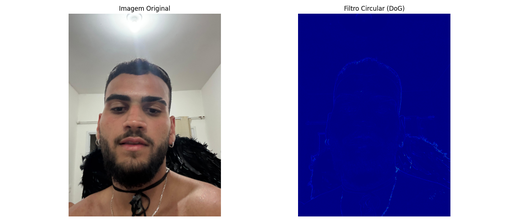
#> input picture resultados/anjo/heatmap_dog.png, 519 x 222 px, shrunk from 1400 x 600 before the run
$ python test_opencv.py resultados/anjo/heatmap_dog.png
#> lines starting #> are read from the running program, lines starting #| are printed output that depends on the picture
import cv2
import numpy as np
import matplotlib.pyplot as plt
import sys
import os
import shutil
from sklearn.cluster import KMeans

# ---------- Configurações ----------
N_CLUSTERS = 4  # Número de clusters para segmentação
JANELA = 3      # Tamanho da janela para extração de vetores
PASSO = 1       # Passo para varredura
ESCALAS = 3     # Quantidade de escalas
CORES_FIXAS = np.array([
    [255, 0, 0],     # Vermelho
    [200, 200, 200], # Cinza claro
    [0, 0, 255],     # Azul
    [255, 255, 0],   # Amarelo
    [0, 255, 255],   # Ciano
    [255, 0, 255],   # Magenta
    [128, 0, 128],   # Roxo
    [0, 128, 128],   # Verde-água
], dtype=np.uint8)

# ---------- Funções auxiliares ----------

def limpar_resultados():
    pasta_resultados = "resultados"
    if os.path.exists(pasta_resultados):
        shutil.rmtree(pasta_resultados)
        print(f"Pasta '{pasta_resultados}' limpa com sucesso.")
    else:
        print(f"Pasta '{pasta_resultados}' não existe.")
    sys.exit()

def aplicar_filtro(imagem, kernel):
    resposta = cv2.filter2D(imagem, -1, kernel)
    resposta_gray = cv2.cvtColor(resposta, cv2.COLOR_BGR2GRAY)
    resposta_norm = cv2.normalize(resposta_gray, None, 0, 255, cv2.NORM_MINMAX)
    return np.uint8(resposta_norm)

def aplicar_dog(imagem):
    imagem_gray = cv2.cvtColor(imagem, cv2.COLOR_BGR2GRAY)
    blur1 = cv2.GaussianBlur(imagem_gray, (9, 9), sigmaX=1)
    blur2 = cv2.GaussianBlur(imagem_gray, (9, 9), sigmaX=2)
    dog = cv2.subtract(blur1, blur2)
    dog_norm = cv2.normalize(dog, None, 0, 255, cv2.NORM_MINMAX)
    return np.uint8(dog_norm)

def gerar_cores(n_clusters):
    if n_clusters <= len(CORES_FIXAS):
        return CORES_FIXAS[:n_clusters]
    else:
        np.random.seed(10)  # Sempre gerar as mesmas cores extras
        cores_extras = np.random.randint(0, 255, size=(n_clusters - len(CORES_FIXAS), 3), dtype=np.uint8)
        return np.vstack((CORES_FIXAS, cores_extras))

def salvar_mapa_calor(imagem, caminho):
    heatmap = cv2.applyColorMap(imagem, cv2.COLORMAP_JET)
    cv2.imwrite(caminho, heatmap)

def criar_comparativo(imagens_rotuladas, saida):
    largura_img, altura_img = imagens_rotuladas[0][0].shape[1], imagens_rotuladas[0][0].shape[0]
    largura_total = largura_img * len(imagens_rotuladas)
    comparativo = np.ones((altura_img + 40, largura_total, 3), dtype=np.uint8) * 255

    x_offset = 0
    for img, label in imagens_rotuladas:
        comparativo[40:40+altura_img, x_offset:x_offset+largura_img] = img
        cv2.putText(comparativo, label, (x_offset + 10, 25), cv2.FONT_HERSHEY_SIMPLEX, 0.8, (0,0,0), 2)
        x_offset += largura_img

    cv2.imwrite(saida, comparativo)

# ---------- Execução principal ----------

# Verificar argumentos
if len(sys.argv) == 2 and sys.argv[1] == "clear":
    limpar_resultados()

if len(sys.argv) < 2:
    print("Uso: python3 script.py nome_da_imagem.jpg")
    print("Ou:   python3 script.py clear  (para limpar todos os resultados)")
    sys.exit()

# Preparação
caminho_imagem = sys.argv[1]
nome_arquivo = os.path.basename(caminho_imagem)
nome_base = os.path.splitext(nome_arquivo)[0]
pasta_resultados = os.path.join("resultados", nome_base)
os.makedirs(pasta_resultados, exist_ok=True)

imagem = cv2.imread(caminho_imagem)
#> imagem is the input picture: shape (222, 519, 3); mean B, G, R 184.7, 151.4, 154.5
if imagem is None:
    print(f"Erro ao carregar a imagem '{caminho_imagem}'")
    sys.exit()

# Definição dos kernels
filtros = {
    "Vertical": np.array([[-1, 0, 1], [-2, 0, 2], [-1, 0, 1]], dtype=np.float32),
    "Horizontal": np.array([[-1, -2, -1], [0, 0, 0], [1, 2, 1]], dtype=np.float32),
    "Laplaciano": np.array([[0, 1, 0], [1, -4, 1], [0, 1, 0]], dtype=np.float32),
    "45": np.array([[0, -1, -1], [1, 0, -1], [1, 1, 0]], dtype=np.float32),
    "135": np.array([[1, 1, 0], [-1, 0, 1], [-1, -1, 0]], dtype=np.float32),
}

# Processar escalas
respostas_por_escala = []
imagem_atual = imagem.copy()

for escala in range(ESCALAS):
    print(f"\nProcessando escala {escala}...")
    pasta_escala = os.path.join(pasta_resultados, f"escala_{escala}")
    os.makedirs(pasta_escala, exist_ok=True)

    if escala > 0:
        imagem_atual = cv2.pyrDown(cv2.GaussianBlur(imagem_atual, (5,5), sigmaX=1))

    respostas = []
    for nome, kernel in filtros.items():
        resposta = aplicar_filtro(imagem_atual, kernel)
        salvar_mapa_calor(resposta, os.path.join(pasta_escala, f"heatmap_{nome.lower()}.png"))
        respostas.append(resposta.astype(np.float32))

    dog = aplicar_dog(imagem_atual)
    salvar_mapa_calor(dog, os.path.join(pasta_escala, "heatmap_dog.png"))
    respostas.append(dog.astype(np.float32))

    respostas_por_escala.append((respostas.copy(), imagem_atual.copy()))
    print(f"Resultados da escala {escala} salvos em: {pasta_escala}")
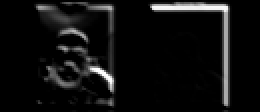
#> resposta: shape (56, 130) (shown 2 times larger); min 0, max 255, mean 15.7
#> after the loop, respostas_por_escala = 3 items

# Segmentação de textura
print("\nIniciando segmentação por textura...")
segmentacoes = []
cores = gerar_cores(N_CLUSTERS)

for escala, (respostas, imagem_base) in enumerate(respostas_por_escala):
    print(f"Segmentando escala {escala}...")

    altura, largura = respostas[0].shape
    vetores = []
    posicoes = []

    for y in range(0, altura - JANELA, PASSO):
        for x in range(0, largura - JANELA, PASSO):
            vetor = [np.mean(resp[y:y+JANELA, x:x+JANELA]) for resp in respostas]
            vetores.append(vetor)
            posicoes.append((x, y))

    vetores = np.array(vetores)
    kmeans = KMeans(n_clusters=N_CLUSTERS, random_state=10).fit(vetores)
    rotulos = kmeans.labels_

    imagem_segmentada = np.zeros((altura, largura, 3), dtype=np.uint8)
    for (x, y), r in zip(posicoes, rotulos):
        imagem_segmentada[y:y+JANELA, x:x+JANELA] = cores[r]

    caminho_saida = os.path.join(pasta_resultados, f"segmentacao_textura_escala_{escala}.png")
    cv2.imwrite(caminho_saida, imagem_segmentada)
    segmentacoes.append(imagem_segmentada)

    print(f"Segmentação da escala {escala} salva em: {caminho_saida}")
#> this loop made 3 passes
#> (altura, largura) on passes 1 to 3: (222, 519), (111, 260), (56, 130)
#> (printed output is left out)
#> pass 1, `cv2.imwrite(caminho_saida, imagem_segmentada)`:
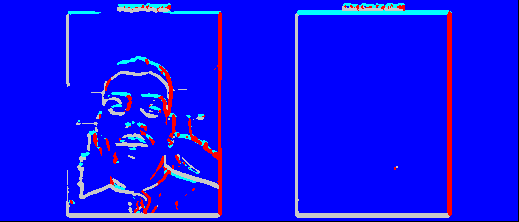
#> saved as segmentacao_textura_escala_0.png: shape (222, 519, 3); mean B, G, R 244, 12.6, 15
#> after the loop:
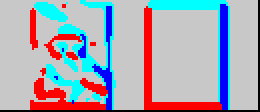
#> imagem_segmentada: shape (56, 130, 3) (shown 2 times larger); mean of channels 0, 1, 2 181.7, 168, 166.6; drawn as B, G, R
#> after the loop, segmentacoes = 3 items

# Heatmap combinado
print("\nGerando heatmap combinado (soma dos filtros) por escala...")

for escala, (respostas, _) in enumerate(respostas_por_escala):
    combinacao = np.sum(respostas, axis=0)  # somando as respostas dos filtros
    combinacao_norm = cv2.normalize(combinacao, None, 0, 255, cv2.NORM_MINMAX)
    caminho_heatmap_final = os.path.join(pasta_resultados, f"escala_{escala}", "heatmap_final.png")
    salvar_mapa_calor(np.uint8(combinacao_norm), caminho_heatmap_final)
    print(f"Heatmap final (soma) da escala {escala} salvo em: {caminho_heatmap_final}")
#> this loop made 3 passes
#| Heatmap final (soma) da escala 0 salvo em: resultados/heatmap_dog/escala_0/heatmap_final.png
#| Heatmap final (soma) da escala 1 salvo em: resultados/heatmap_dog/escala_1/heatmap_final.png
#| Heatmap final (soma) da escala 2 salvo em: resultados/heatmap_dog/escala_2/heatmap_final.png
#> pass 1, in salvar_mapa_calor (call 19), `heatmap = cv2.applyColorMap(imagem, cv2.COLORMAP_JET)`:
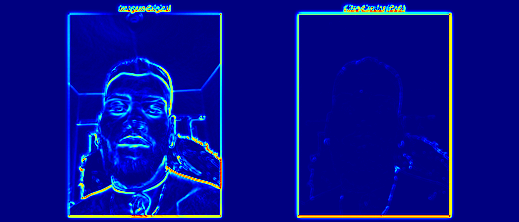
#> heatmap: shape (222, 519, 3); mean B, G, R 142.8, 13.4, 6.3
#> after the loop:
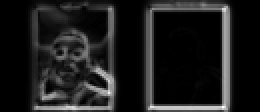
#> combinacao: shape (56, 130) float32 (shown 2 times larger); min 0, max 831, mean 95.1; drawn with min black and max white

# Imagens comparativas
print("\nGerando imagens comparativas...")

referencia_shape = respostas_por_escala[0][1].shape[:2][::-1]
#> referencia_shape = (519, 222)
img_original_resized = cv2.resize(imagem, referencia_shape)

# Comparativo heatmaps (SOMA dos filtros)
heatmaps_finais = [(img_original_resized, "Original")]
for escala in range(ESCALAS):
    heatmap_final = cv2.imread(os.path.join(pasta_resultados, f"escala_{escala}", "heatmap_final.png"))
    if heatmap_final is not None:
        heatmaps_finais.append((cv2.resize(heatmap_final, referencia_shape), f"Escala {escala}"))

criar_comparativo(heatmaps_finais, os.path.join(pasta_resultados, "comparativo_heatmaps.png"))
#> in criar_comparativo, `largura_total = largura_img * len(imagens_rotuladas)`: largura_total = 2076
#> in criar_comparativo, `comparativo = np.ones((altura_img + 40, largura_total, 3), dtype=np.ui..`: comparativo: shape (262, 2076, 3); every value is 255
#> the loop in criar_comparativo, `for img, label in imagens_rotuladas:` made 4 passes
#> (label, x_offset) on passes 1 to 4: ('Original', 519), ('Escala 0', 1038), ('Escala 1', 1557), ('Escala 2', 2076)
#> after the loop in criar_comparativo, `for img, label in imagens_rotuladas:`:
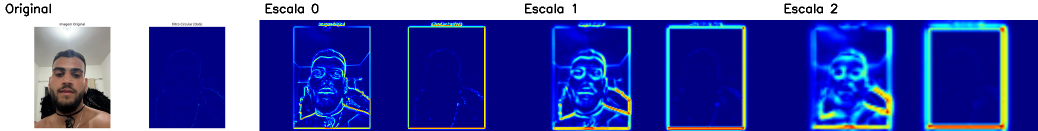
#> comparativo: shape (262, 2076, 3) (shown at 1/2 size); mean of channels 0, 1, 2 173.7, 86.9, 77.2; drawn as B, G, R
print("Comparativo de heatmaps salvo.")

# Comparativo segmentações
segmentacoes_resized = [(img_original_resized, "Original")] + [(cv2.resize(seg, referencia_shape), f"Escala {i}") for i, seg in enumerate(segmentacoes)]
#> segmentacoes_resized = 4 items

criar_comparativo(segmentacoes_resized, os.path.join(pasta_resultados, "comparativo_segmentacoes.png"))
#> the loop in criar_comparativo (call 2), `for img, label in imagens_rotuladas:` made 4 passes
#> after the loop in criar_comparativo (call 2), `for img, label in imagens_rotuladas:`:
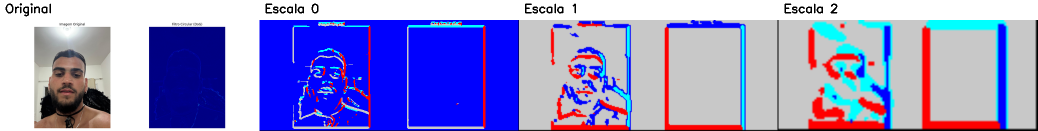
#> comparativo: shape (262, 2076, 3) (shown at 1/2 size); mean of channels 0, 1, 2 207, 144.2, 147.4; drawn as B, G, R
#> after the loop in criar_comparativo (call 2), `for img, label in imagens_rotuladas:`: x_offset = 2076
print("Comparativo de segmentações salvo.")
